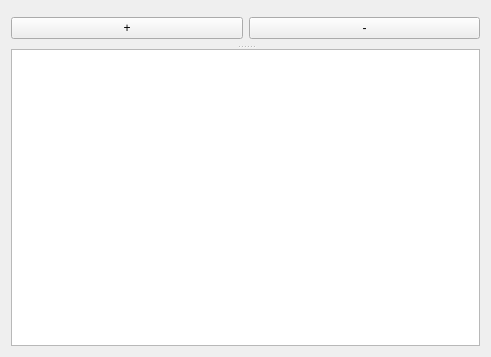
<?xml version="1.0" encoding="UTF-8"?>
<ui version="4.0">
 <class>ElementModelGUI</class>
 <widget class="QWidget" name="ElementModelGUI">
  <property name="geometry">
   <rect>
    <x>0</x>
    <y>0</y>
    <width>491</width>
    <height>357</height>
   </rect>
  </property>
  <property name="windowTitle">
   <string>Form</string>
  </property>
  <layout class="QGridLayout" name="gridLayout">
   <item row="0" column="0">
    <widget class="QSplitter" name="splitter">
     <property name="orientation">
      <enum>Qt::Vertical</enum>
     </property>
     <widget class="QWidget" name="">
      <layout class="QHBoxLayout" name="horizontalLayout">
       <item>
        <widget class="QPushButton" name="newPButton">
         <property name="text">
          <string>+</string>
         </property>
        </widget>
       </item>
       <item>
        <widget class="QPushButton" name="delPButton">
         <property name="text">
          <string>-</string>
         </property>
        </widget>
       </item>
      </layout>
     </widget>
     <widget class="QTableView" name="tableView"/>
    </widget>
   </item>
  </layout>
 </widget>
 <resources/>
 <connections/>
</ui>
